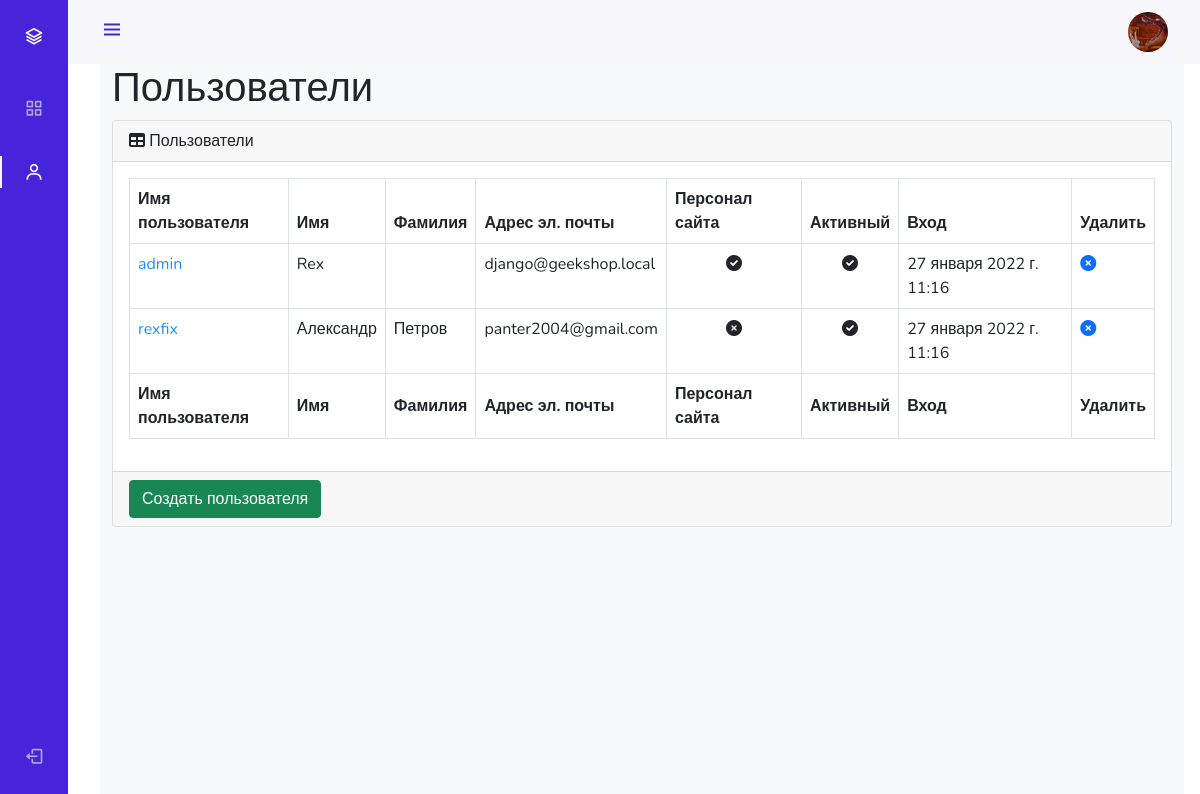
The page /admin_staff/users/read/ (signed in) on the database as committed earlier.
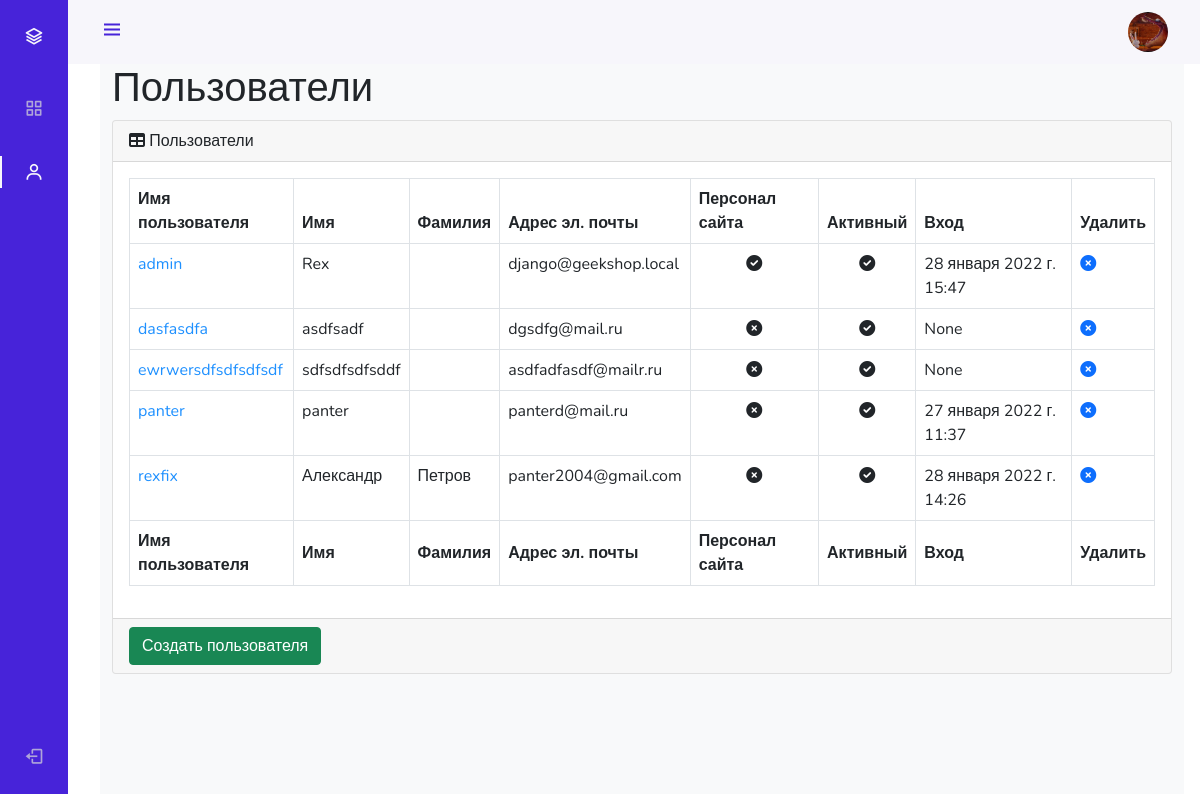
The same page on the database as committed later.
### authapp/models.py (models this page shows, shortened)
class ShopUser(AbstractUser):
    avatar = models.ImageField(upload_to='users_avatars', blank=True)
    age = models.PositiveIntegerField(verbose_name='возраст', default=18)
    activation_key = models.CharField(max_length=128, blank=True)
    activation_key_expires = models.DateTimeField(default=(now() + timedelta(hours=48)))

### adminapp/views.py (the view)
# urls.py: path('users/read/', adminapp.UsersListView.as_view(), name='users'),
class UsersListView(ListView):
    model = ShopUser
    template_name = "adminapp/users.html"
    @method_decorator(user_passes_test(lambda u: u.is_superuser))
    def dispatch(self, *args, **kwargs):
        return super().dispatch(*args, **kwargs)
    def get_context_data(self, *, object_list=None, **kwargs):
        context = super(UsersListView, self).get_context_data(**kwargs)
        context['title'] = 'админка/пользователи'
        return context
    def get_queryset(self):
        return ShopUser.objects.all().order_by('-is_active', '-is_superuser', '-is_staff', 'username')

### mainapp/context_processors.py (called while the page is built)
def basket(request):
    print(f'context processor basket works')
    basket = []
    if request.user.is_authenticated:
        basket = Basket.objects.filter(user=request.user)
    return {
        'basket': basket,
    }

### adminapp/templates/adminapp/users.html
{% extends 'adminapp/base.html' %}
{% load static %}
{% block content %}
<main>
    <div class="container-fluid">
        <h1 class="mt-4">Пользователи</h1>
        <div class="card mb-4">
            <div class="card-header">
                <i class="fas fa-table mr-1"></i>
                Пользователи
            </div>
            <div class="card-body">
                <div class="table-responsive">
                    <table class="table table-bordered" id="dataTable" width="100%" cellspacing="0">
                        <thead>
                        <tr>
                            <th>Имя пользователя</th>
                            <th>Имя</th>
                            <th>Фамилия</th>
                            <th>Адрес эл. почты</th>
                            <th>Персонал сайта</th>
                            <th>Активный</th>
                            <th>Вход</th>
                            <th>Удалить</th>
                        </tr>
                        </thead>
                        <tfoot>
                        <tr>
                            <th>Имя пользователя</th>
                            <th>Имя</th>
                            <th>Фамилия</th>
                            <th>Адрес эл. почты</th>
                            <th>Персонал сайта</th>
                            <th>Активный</th>
                            <th>Вход</th>
                            <th>Удалить</th>
                        </tr>
                        </tfoot>
                        <tbody>
                        {% for user in object_list %}
                            <tr {% if not user.is_active %} style="opacity: 0.5; text-decoration: line-through;" {% endif %}>
                                <td><a href="{% url 'admin_staff:user_update' user.id %}" style="color: dodgerblue">{{ user.username }}</a></td>
                                <td>{{ user.first_name }}</td>
                                <td>{{ user.last_name }}</td>
                                <td>{{ user.email }}</td>
                                <td class="text-center">
                                    {% if user.is_staff %}
                                        <i class="fa fa-check-circle"></i>
                                    {% else %}
                                        <i class="fa fa-times-circle"></i>
                                    {% endif %}
                                </td>
                                <td class="text-center">
                                    {% if user.is_active %}
                                        <i class="fa fa-check-circle"></i>
                                    {% else %}
                                        <i class="fa fa-times-circle"></i>
                                    {% endif %}
                                </td>
                                <td>{{ user.last_login }}</td>
                                <td>
                                    <a {% if not user.is_active %} class="invisible" {% endif %} href="{% url 'admin_staff:user_delete' pk=user.id %}">
                                        <i class="fa fa-times-circle"></i>
                                    </a>
                                </td>
                            </tr>
                        {% endfor %}
                        </tbody>
                    </table>
                </div>
            </div>
            <div class="card-footer">
                <a href="{% url 'adminapp:user_create' %}">
                    <button class="btn btn-success">Создать пользователя</button>
                </a>
            </div>
        </div>
    </div>
</main>
{% endblock %}

### adminapp/templates/adminapp/base.html (shortened to what this page needs)
<!DOCTYPE html>
{% load static %}
<html>
<head>
    <link href="https://cdn.jsdelivr.net/npm/bootstrap@5.0.0-beta3/dist/css/bootstrap.min.css" rel="stylesheet">
    <link rel="stylesheet" type="text/css" href="{% static 'adminapp/css/style.css' %}">
    <link rel="stylesheet" type="text/css"href='https://cdn.jsdelivr.net/npm/boxicons@latest/css/boxicons.min.css'>
    <link rel="stylesheet" type="text/css" href="https://cdnjs.cloudflare.com/ajax/libs/font-awesome/6.0.0-beta2/css/all.min.css">
</head>
<body id="body-pd">
<header class="header" id="header">
    <div class="header_toggle"><i class='bx bx-menu' id="header-toggle"></i></div>
    <div class="header_img"><img src="/media/{{ user.avatar|default:'avatar.png' }}" alt=""></div>
</header>
<div class="l-navbar" id="nav-bar">
    <nav class="nav">
        <div>
            <a href="{% url 'index' %}" class="nav_logo">
                <i class='bx bx-layer nav_logo-icon'></i>
            </a>
            {% include 'adminapp/inludes/inc_admin_menu.html' %}
        </div>
        <a href="{% url 'auth:logout' %}" class="nav_link"> <i class='bx bx-log-out nav_icon'></i> <span class="nav_name">Выход</span> </a>
    </nav>
</div>
<div class="height-100 bg-light">
    {% block content %}
    {% endblock %}
</div>
</body>
</html>

Rows that differ between the two databases and show on the page:
changed ShopUser "admin": last_login "27 января 2022 г. 11:16" → "28 января 2022 г. 15:47"
added ShopUser: username "dasfasdfa", first_name "asdfsadf", email "dgsdfg@mail.ru", is_staff False (drawn), is_active True (drawn), last_login "None"
added ShopUser: username "ewrwersdfsdfsdfsdf", first_name "sdfsdfsdfsddf", email "asdfadfasdf@mailr.ru", is_staff False (drawn), is_active True (drawn), last_login "None"
added ShopUser: username "panter", first_name "panter", email "panterd@mail.ru", is_staff False (drawn), is_active True (drawn), last_login "27 января 2022 г. 11:37"
changed ShopUser "rexfix": last_login "27 января 2022 г. 11:16" → "28 января 2022 г. 14:26"
